Frame 1 (no input): blank canvas, image omitted
Frame 60 (the mouse pressed at the canvas centre just before this capture): blank canvas, image omitted
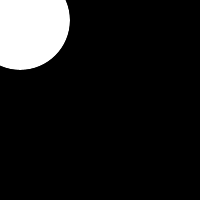
Frame 120 (the mouse held since frame 60 and released just before this capture)

The Processing sketch whose frames 1 and 60 were blank and that drew this single picture after the mouse press (run headless with seeded random() and noise(); from frame 60 on, the mouse is pressed at the canvas centre):

// Processing sketch: Processing_Processing
// ── Processing_Processing.pde


void setup() {
  size(200, 200);
}


void draw() {
  background(0);
  if (mouseX>20) {
    ellipse(20, 20, 100, 100);
  }
}
